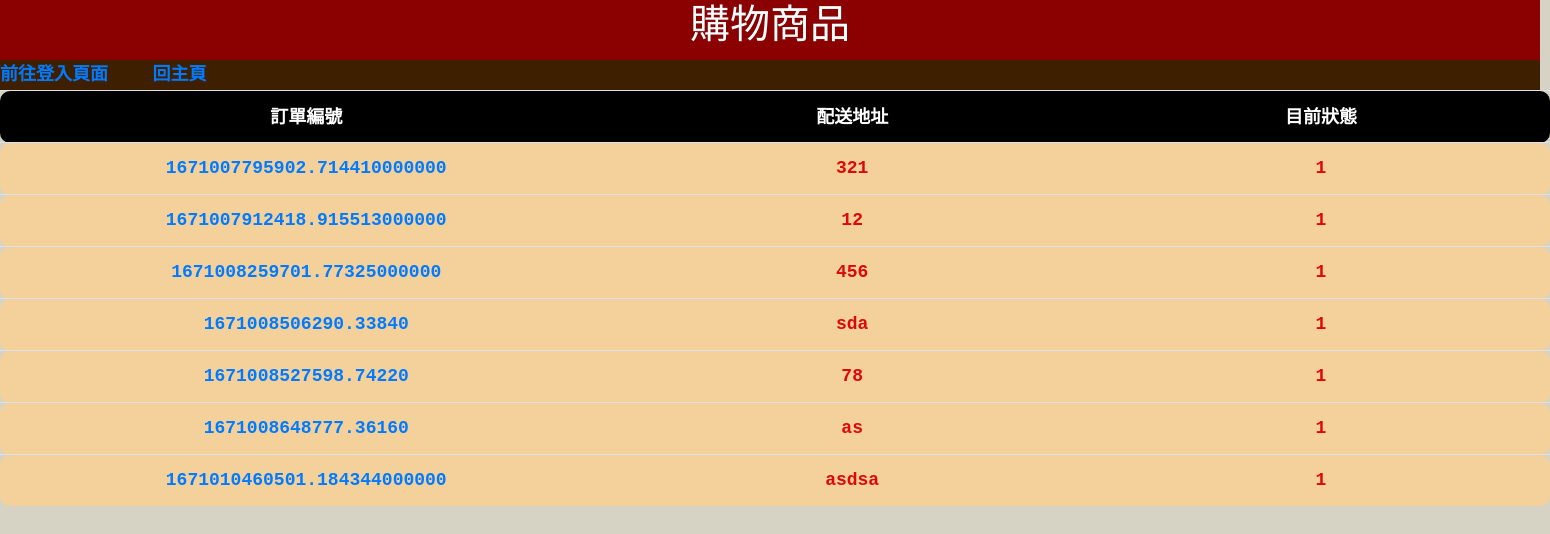
The page /userOrder/ (signed in) on the database its author committed.
### catalog/models.py (models this page shows)
class OrderInfo(models.Model):
	status = (
		(1,"待付款"),
		(2,"待發貨"),
		(3,"待收貨"),
		(4,"已完成"),
	)
	orderID = models.CharField(max_length=100)
	orderAddr = models.CharField(max_length=100)
	orderBuy = models.CharField(max_length=100)
	orderPhone = models.CharField(max_length=12)
	orderFee = models.IntegerField(default=10)
	orderExtra = models.CharField(max_length=200)
	orderStatus = models.IntegerField(default=1 , choices=status)

### catalog/views.py (the view)
# urls.py: path("userOrder/",views.searchUserOrder , name="userOrder" ),
def searchUserOrder(request):
    orderUser = User.objects.get(username = request.user.username)
    order_product_list = models.OrderProduct.objects.filter(productUserOrder  = orderUser)
    orderIdList = []
    x=order_product_list .values('productOrder').distinct()
    print(x)
    for forderID in x:
        productOrderID=models.OrderInfo.objects.filter(id = forderID['productOrder'])
        orderIdList.append(*productOrderID)
    print(orderIdList)
    total_money = 0
    total_num = 0
    for product in order_product_list:
        product.productOrder.orderID
        product.total_money = int(product.productInfo.productPrice )* int(product.product_num)
        total_money+=product.total_money
        total_num+=product.product_num
    return render(request , 'UserOrder.html' , locals())

### templates/UserOrder.html (shortened to what this page needs)
<!DOCTYPE html>
{%load static%}
<html lang = "en">
<link href="https://stackpath.bootstrapcdn.com/bootstrap/4.4.1/css/bootstrap.min.css" rel="stylesheet"></link>
<link href="{% static 'CSS/style1.css' %}" rel="stylesheet" type="text/css" />
<head></head>
{%load static%}
<div class= "up" style="width: 1540px;"><h1>購物商品</h1></div>
<div class="ahref" style="width: 1540px;">
    <div class="backlogin"><a href = "http://127.0.0.1:8000/login/" type = "button">前往登入頁面</a></div>
    <div class="btn1"><a href = "http://127.0.0.1:8000/login1/">回主頁</a></div>
</div>
<table  class="table table-hover">
    <th>訂單編號</th> <th>配送地址</th> <th>目前狀態</th>
{%for s in orderIdList%}
    <tr>
   <td style="background-color: rgba(246, 209, 154, 0.952);color: rgb(221, 9, 9);font-size: large;"><a href = {%url 'SubmitSuccess' s.orderID%}>{{s.orderID}} </a></td>
   <td style="background-color: rgba(246, 209, 154, 0.952);color: rgb(221, 9, 9);font-size: large;">{{s.orderAddr}}</td>
   <td style="background-color: rgba(246, 209, 154, 0.952);color: rgb(221, 9, 9);font-size: large;">{{s.orderStatus}}</td>
    </tr>
{% endfor %}
</table>

### static/CSS/style1.css (style rules this page uses)
.up { background-color: darkred; height: 60px; width: auto px; font-size: xx-large; font-weight:900; color:azure ; text-align: center; }
.ahref { background-color:rgb(62, 32, 1); height: 30px; width: auto px; color: rgb(255, 255, 255); }
.backlogin { background-color: rgb(62, 32, 1); font-size: large; font-weight: bolder; display: inline-block; }
.btn1 { font-size: large; font-weight: bolder; padding-left: 40px; display: inline-block; }
th { height: 50px; width: 1050px; color:white; font-size: large; background:black; font-weight: bolder; text-align: center; }
th:first-child { border-top-left-radius: 10px; border-bottom-left-radius: 10px; }
th:last-child { border-top-right-radius: 10px; border-bottom-right-radius: 10px; }
td { background:rgb(252, 176, 77); color:red; text-align: center; font-size: large; font-weight: bold; font-family: 'Courier New', Courier, monospace; }
td:first-child { border-top-left-radius: 10px; border-bottom-left-radius: 10px; }
td:last-child { border-top-right-radius: 10px; border-bottom-right-radius: 10px; }

### rows shown on the page
OrderInfo: orderID "1671007795902.714410000000", orderAddr "321", orderStatus "1"
OrderInfo: orderID "1671007912418.915513000000", orderAddr "12", orderStatus "1"
OrderInfo: orderID "1671008259701.77325000000", orderAddr "456", orderStatus "1"
OrderInfo: orderID "1671008506290.33840", orderAddr "sda", orderStatus "1"
OrderInfo: orderID "1671008527598.74220", orderAddr "78", orderStatus "1"
OrderInfo: orderID "1671008648777.36160", orderAddr "as", orderStatus "1"
OrderInfo: orderID "1671010460501.184344000000", orderAddr "asdsa", orderStatus "1"
